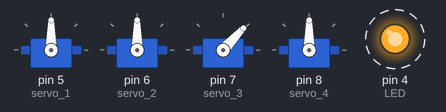
The sketch below on a simulated Arduino Uno, built with avr-gcc and run on an emulated ATmega328P. Shown: 4 × servo, output pins drawn as LEDs (lit = HIGH). Dashed ring = blinking. EEPROM starts erased; no radio packets arrive unless stated.

Above: at 0.15 s.
Timing chart, 0 to 3.0 s (numbered marks = the images above):
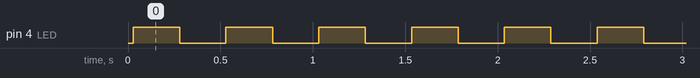

The sketch:

ReciverNov.ino
```cpp
#include <SPI.h>
#include "nRF24L01.h"
#include "RF24.h"
#include <Servo.h>
#include <EEPROM.h>


const uint64_t pipeIn = 0xE8E8F0F0E1LL;
#define servo_1 5
#define servo_2 6
#define servo_3 7
#define servo_4 8
#define LED 4
#define FS_SET 2

RF24 radio(9, 10);

bool led_state;
byte address[][6] = {"1Node", "2Node", "3Node", "4Node", "5Node", "6Node"};
byte resiv_data[6];

Servo servo1;
Servo servo2;
Servo servo3;
Servo servo4;

void setup() {
  if (EEPROM.read(0) != 123) {
    EEPROM.write(1, 90);
    EEPROM.write(2, 90);
    EEPROM.write(3, 0);
    EEPROM.write(4, 90);
    EEPROM.write(0, 123);
  }

  // Serial.begin(9600); //открываем порт для связи с ПК

  radio.begin();
  radio.setAutoAck(false);
  radio.setRetries(0, 15);
  radio.setPayloadSize(32);
  radio.openReadingPipe(1, pipeIn);
  radio.setChannel(0x60);
  radio.setPALevel (RF24_PA_MAX);
  radio.setDataRate (RF24_250KBPS);

  radio.powerUp(); //начать работу
  radio.startListening();


  pinMode(LED, OUTPUT);
  pinMode(FS_SET, INPUT_PULLUP);

  servo1.attach(servo_1);
  servo2.attach(servo_2);
  servo3.attach(servo_3);
  servo4.attach(servo_4);
}

void loop(void) {

  while ( radio.available()) { // слушаем эфир со всех труб
    radio.read( &resiv_data, sizeof(resiv_data) );         // чиатем входящий сигнал
    delay(5);
    /*
      Serial.print("CH1: "); Serial.print(resiv_data[0]); Serial.print(" ");
      Serial.print("CH2: "); Serial.print(resiv_data[1]); Serial.print(" ");
      Serial.print("CH3: "); Serial.print(resiv_data[2]); Serial.print(" ");
      Serial.print("CH4: "); Serial.print(resiv_data[3]); Serial.print(" ");
      Serial.print("CH5: "); Serial.println(resiv_data[4]); Serial.print(" ");

      //    */
    servo1.write(resiv_data[0]);
    servo2.write(resiv_data[1]);
    servo3.write(resiv_data[1]);
    //servo3.writeMicroseconds(map(resiv_data[2], 0, 180, 1028, 1832)); //(использовать эту конструкцию при работе с современными регулятами скорости для бк моторов)
    servo4.write(resiv_data[3]);

    if (!digitalRead(FS_SET) == 1) {
      EEPROM.update(1, resiv_data[0]);
      EEPROM.update(2, resiv_data[1]);
      EEPROM.update(3, resiv_data[2]);
      EEPROM.update(4, resiv_data[3]);
      EEPROM.update(5, resiv_data[4]);
      EEPROM.update(6, resiv_data[5]);
      delay(50);
    }

    if (led_state == 0) {
      led_state = 1;
      digitalWrite(LED, led_state);
    }


  }

  servo1.write(EEPROM.read(1));
  servo2.write(EEPROM.read(2));
  servo3.writeMicroseconds(map(EEPROM.read(3), 0, 180, 1028, 1832));
  servo4.write(EEPROM.read(4));

  if (led_state == 1) {
    led_state = 0;
    digitalWrite(LED, led_state);
    delay(250);
  }
  if (led_state == 0) {
    led_state = 1;
    digitalWrite(LED, led_state);
    delay(250);
  }
  Serial.println(led_state);


}
```

Measured:
- by itself, pin 4 (LED): alternates HIGH for 0.25 s and LOW for 0.25 s
